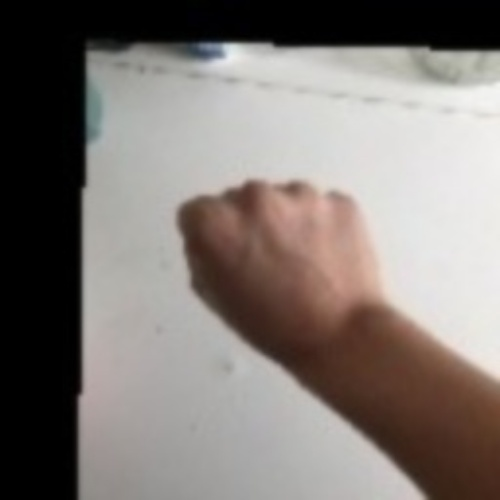
#> input picture ML/BOVW/Test/menu/menu_0.jpeg, 500 x 500 px, given as the content of the folder Train, which was not available
$ python BegOfVisualWords.py
#> lines starting #> are read from the running program, lines starting #| are printed output that depends on the picture
import cv2
import numpy as np
import os
import argparse
from sklearn.cluster import KMeans
from sklearn.svm import SVC
from sklearn.preprocessing import StandardScaler
from matplotlib import pyplot as plt
from sklearn import svm, datasets
from sklearn.model_selection import train_test_split
from sklearn.metrics import confusion_matrix
from sklearn.utils.multiclass import unique_labels
from sklearn.metrics.pairwise import chi2_kernel
from sklearn.model_selection import GridSearchCV
from sklearn.metrics import accuracy_score
import pickle


def getFiles(train, path):
    images = []
    count = 0
    for folder in os.listdir(path):
        for file in os.listdir(os.path.join(path, folder)):
            images.append(os.path.join(path, os.path.join(folder, file)))

    if (train is True):
        np.random.shuffle(images)

    return images


def readImage(img_path):
#> called with img_path = 'Train/menu_0.jpeg/menu_0.jpeg'
    img = cv2.imread(img_path, 0)
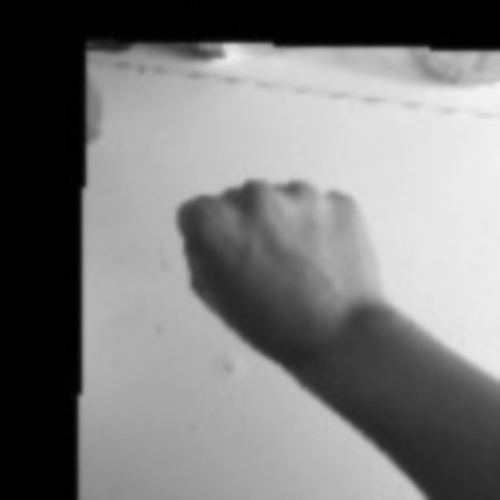
#> img: shape (500, 500); min 0, max 244, mean 122.6
    return cv2.resize(img, (150, 150))


def getDescriptors(sift, img):
    # kp, des = orb.detectAndCompute(img, None)
    # kp, des = brisk.detectAndCompute(img, None)
    kp, des = sift.detectAndCompute(img, None)  # kp = keypoints des = descriptors
#> kp = 27 keypoints; strongest (x, y, size): (50, 40, 33.3), (70, 16, 6.2), (73, 80, 25.9), (107, 109, 25.4)
    return des


def vstackDescriptors(descriptor_list):  # append verticaly the descriptors.
    descriptors = np.array(descriptor_list[0])
    for descriptor in descriptor_list[1:]:
        descriptors = np.vstack((descriptors, descriptor))
#> this loop made 0 passes

    return descriptors


def clusterDescriptors(descriptors, no_clusters):
#> (the run stopped early here; a loop or call above may not have finished)

$ run again, on ML/BOVW/Test/menu/menu_12.jpeg
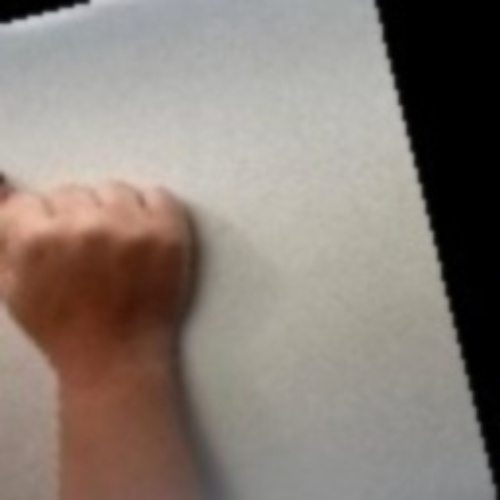
#> input picture ML/BOVW/Test/menu/menu_12.jpeg, 500 x 500 px, given as the content of the folder Train, which was not available
#> in readImage, `img = cv2.imread(img_path, 0)`:
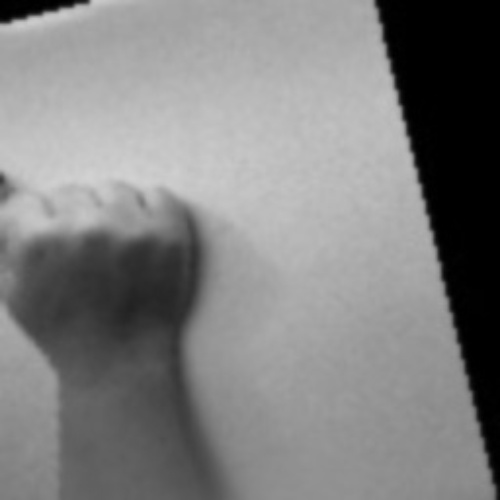
#> img: shape (500, 500); min 0, max 210, mean 128.4
#> kp = 17 keypoints; strongest (x, y, size): (39, 88, 31.4), (5, 8, 3.2), (90, 49, 42.2), (19, 4, 3)

$ run again, on ML/BOVW/Test/menu/menu_13.jpeg
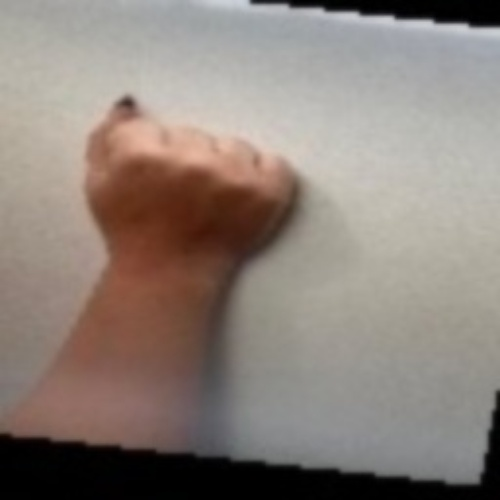
#> input picture ML/BOVW/Test/menu/menu_13.jpeg, 500 x 500 px, given as the content of the folder Train, which was not available
#> in readImage, `img = cv2.imread(img_path, 0)`:
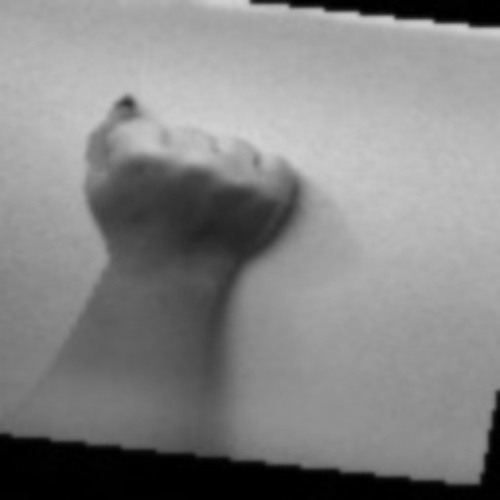
#> img: shape (500, 500); min 0, max 210, mean 132.2
#> kp = 33 keypoints; strongest (x, y, size): (60, 68, 31.2), (38, 32, 4.6), (116, 6, 3.2), (138, 9, 3.4)

$ run again, on ML/BOVW/Test/menu/menu_14.jpeg
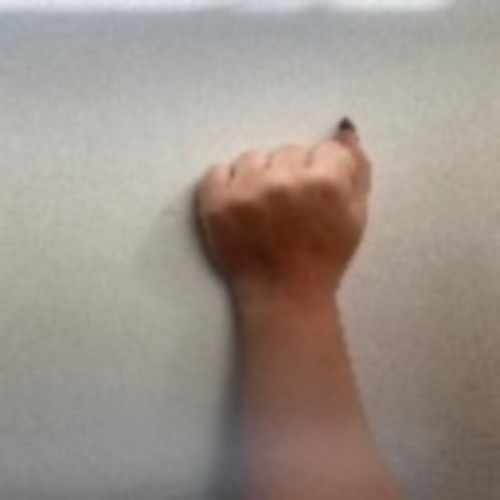
#> input picture ML/BOVW/Test/menu/menu_14.jpeg, 500 x 500 px, given as the content of the folder Train, which was not available
#> in readImage, `img = cv2.imread(img_path, 0)`:
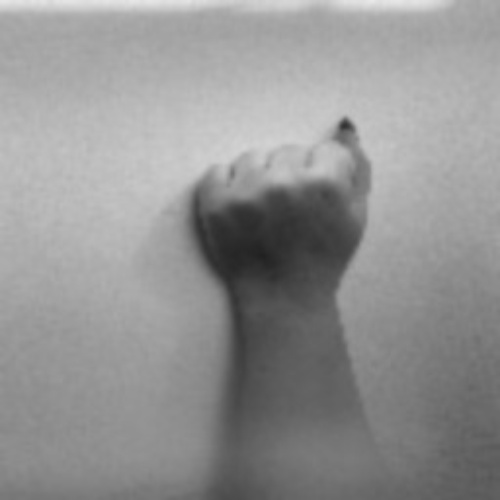
#> img: shape (500, 500); min 33, max 233, mean 147.1
#> kp = 20 keypoints; strongest (x, y, size): (80, 73, 28.1), (103, 38, 3.1), (80, 42, 20.7), (98, 49, 6.7)
